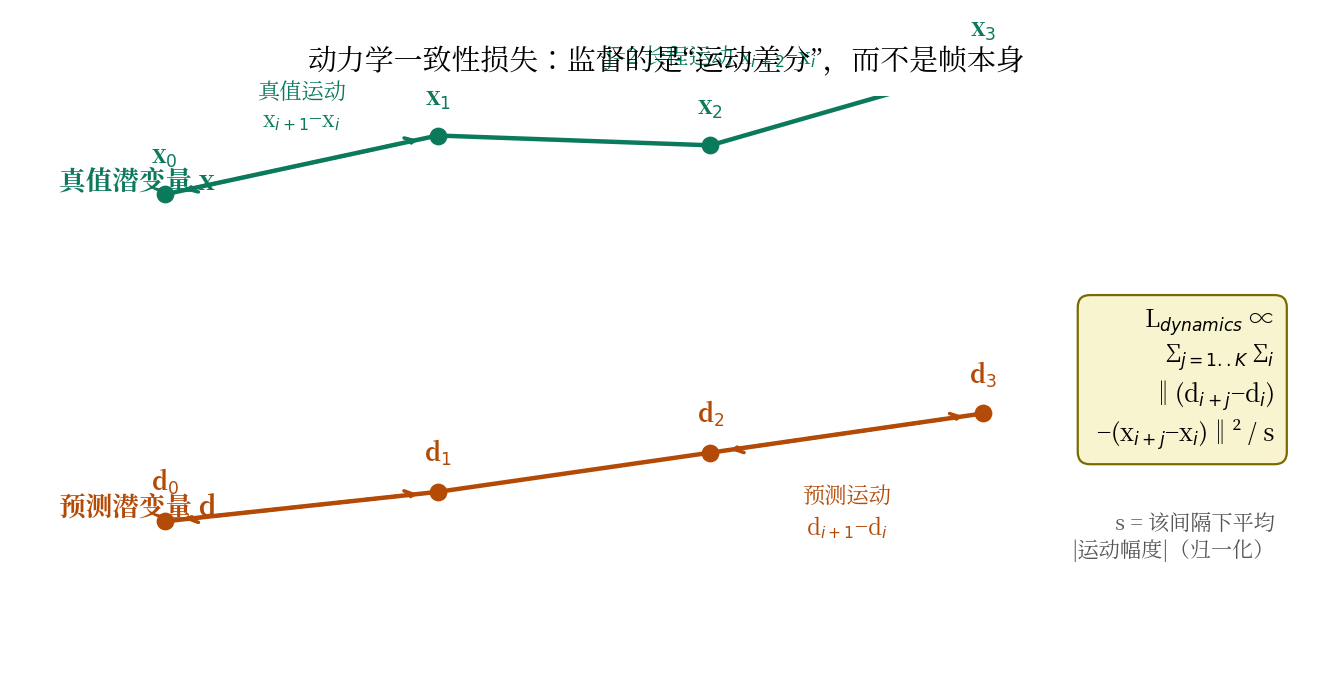

The Python source for this figure:
# -*- coding: utf-8 -*-
"""ReSim 动力学一致性损失示意：匹配的不是帧本身，而是帧间的"运动"。"""
import matplotlib
matplotlib.use("Agg")
import matplotlib.pyplot as plt
import numpy as np

from matplotlib.font_manager import FontProperties
_ZH = FontProperties(fname="/usr/share/fonts/opentype/noto/NotoSerifCJK-Regular.ttc")
plt.rcParams["font.family"] = _ZH.get_name()
plt.rcParams["font.size"] = 10.5
plt.rcParams["axes.unicode_minus"] = False

fig, ax = plt.subplots(figsize=(10.5, 4.6))
ax.set_xlim(0, 10.5)
ax.set_ylim(0, 5.2)
ax.axis("off")

# 两条时间线：真值 latent x（上）与预测 latent d（下）
t = np.array([0, 1, 2, 3])
x = np.array([1.0, 1.6, 1.5, 2.3])   # 真值潜变量某通道随帧的变化（示意）
d = np.array([1.0, 1.3, 1.7, 2.1])   # 预测潜变量（示意）

def draw_track(y0, vals, color, label):
    xs = 1.2 + t * 2.2
    ys = y0 + vals * 0.9
    ax.plot(xs, ys, "o-", color=color, lw=2, ms=7, zorder=3)
    for xi, yi, ti in zip(xs, ys, t):
        ax.text(xi, yi + 0.28, f"{'x' if label=='GT' else 'd'}$_{{{ti}}}$",
                ha="center", fontsize=11, color=color, fontweight="bold")
    return xs, ys

ax.text(0.35, 4.35, "真值潜变量 x", fontsize=12, color="#0b7a5c", fontweight="bold")
ax.text(0.35, 1.35, "预测潜变量 d", fontsize=12, color="#b34a06", fontweight="bold")
xs, yx = draw_track(3.4, x, "#0b7a5c", "GT")
_, yd = draw_track(0.4, d, "#b34a06", "P")

# j=1 的运动差分：虚线箭头
for i in [0, 2]:
    # 真值运动 x_{i+1}-x_i
    ax.annotate("", xy=(xs[i+1], yx[i+1]), xytext=(xs[i], yx[i]),
                arrowprops=dict(arrowstyle="<->", color="#0b7a5c", lw=1.6,
                                linestyle=(0, (4, 3)), shrinkA=9, shrinkB=9))
    # 预测运动 d_{i+1}-d_i
    ax.annotate("", xy=(xs[i+1], yd[i+1]), xytext=(xs[i], yd[i]),
                arrowprops=dict(arrowstyle="<->", color="#b34a06", lw=1.6,
                                linestyle=(0, (4, 3)), shrinkA=9, shrinkB=9))

ax.text(xs[0] + 1.1, yx[0] + 0.62, "真值运动\nx$_{i+1}$−x$_i$", color="#0b7a5c",
        fontsize=10, ha="center")
ax.text(xs[2] + 1.1, yd[2] - 0.75, "预测运动\nd$_{i+1}$−d$_i$", color="#b34a06",
        fontsize=10, ha="center")

# j=2 的长程运动（只画一组，避免拥挤）
ax.annotate("", xy=(xs[3], yx[3]), xytext=(xs[1], yx[1]),
            arrowprops=dict(arrowstyle="<->", color="#0b7a5c", lw=1.2,
                            linestyle=(0, (6, 4)), shrinkA=9, shrinkB=9))
ax.text(xs[2], yx[2] + 0.75, "j=2 长程运动 x$_{i+2}$−x$_i$", color="#0b7a5c",
        fontsize=10, ha="center")

# 公式框
ax.text(10.15, 2.6,
        "L$_{dynamics}$ ∝\nΣ$_{j=1..K}$ Σ$_i$\n‖(d$_{i+j}$−d$_i$)\n −(x$_{i+j}$−x$_i$)‖² / s",
        fontsize=11, ha="right", va="center",
        bbox=dict(boxstyle="round,pad=0.5", fc="#f8f4cf", ec="#7a6b00"))
ax.text(10.15, 1.15, "s = 该间隔下平均\n|运动幅度|（归一化）",
        fontsize=9.5, ha="right", va="center", color="#555")

ax.set_title("动力学一致性损失：监督的是“运动差分”，而不是帧本身", fontsize=13, pad=12)
fig.savefig("/home/hatch/workspace/your_files/paper-xray-100/papers/046-WM-resim/fig-dynamics-loss.png",
            dpi=160, bbox_inches="tight")
print("saved fig-dynamics-loss.png")
